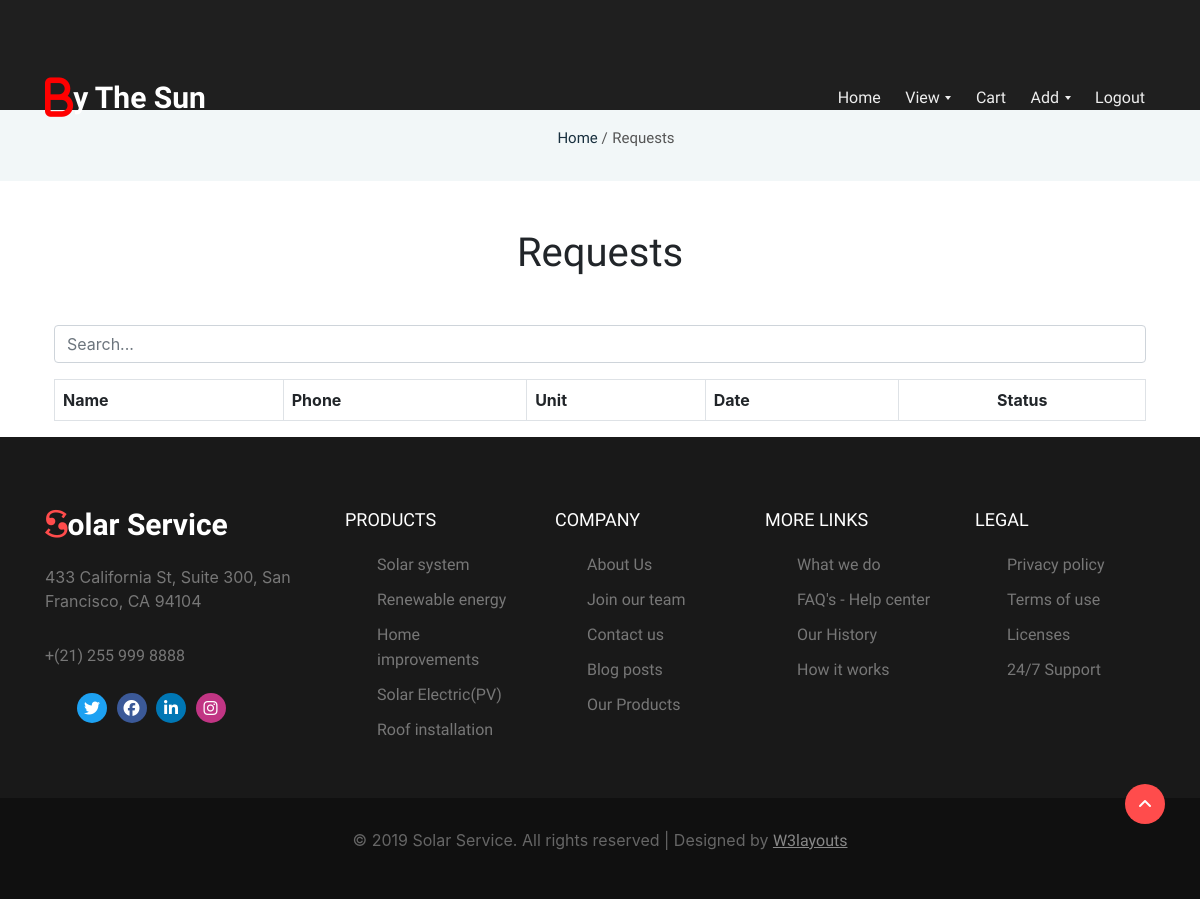
Before: /viewStatus/ with the older database file.
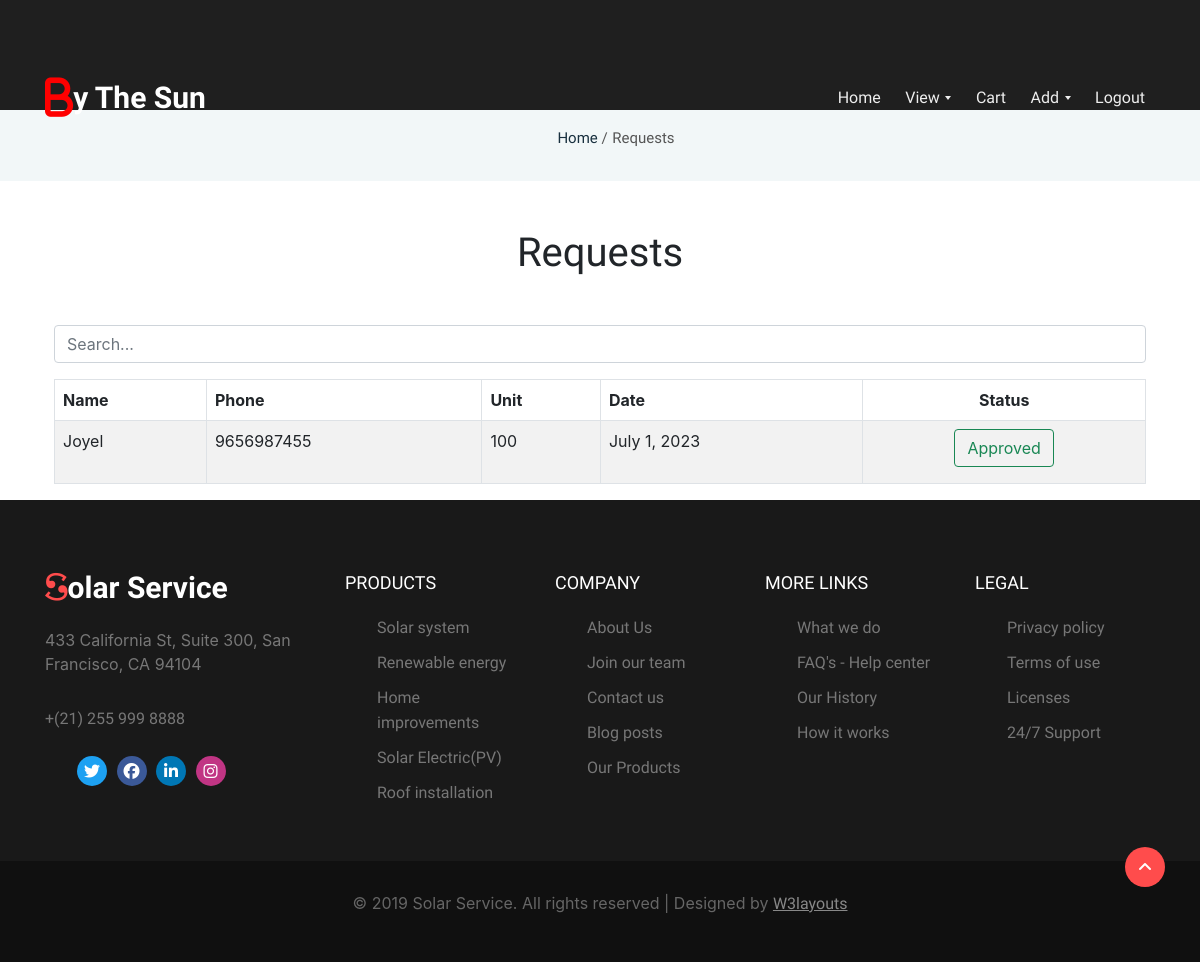
After: the same page with the newer database file.
### app/models.py (models this page shows, shortened)
class SellingRequest(models.Model):
    uid=models.ForeignKey(Customer,on_delete=models.CASCADE)
    unit=models.IntegerField()
    status=models.CharField(max_length=100,default="Pending")
    date=models.DateField(auto_now=True)

class Customer(models.Model):
    name = models.CharField(max_length=100)
    email = models.EmailField(max_length=100)
    phone = models.IntegerField()
    address = models.CharField(max_length=300)
    district = models.CharField(max_length=100)
    loginid = models.ForeignKey(Login, on_delete=models.CASCADE)

### app/views.py (the view)
# urls.py: path('viewStatus/', views.viewStatus),
def viewStatus(request):
    viewData = SellingRequest.objects.all()
    return render(request, "CUSTOMER/viewStatus.html", {"viewData": viewData})

### templates/CUSTOMER/viewStatus.html (shortened to what this page needs)
{% extends "CUSTOMER/customerBase.html" %}
{% block header %}
{% load static %}
<section class="w3l-breadcrumns">
    <div class="wrapper">
        <ul>
            <li><a id="a" href="/customerHome">Home</a> /</li>
            <li>Requests</li>
        </ul>
    </div>
</section>
<link rel="stylesheet" href="https://cdn.jsdelivr.net/npm/bootstrap@5.2.3/dist/css/bootstrap.min.css"
>
<link rel="stylesheet" href="https://stackpath.bootstrapcdn.com/bootstrap/5.0.0/css/bootstrap.min.css">
<body>
    <div class="container">
        <h1 align="center" class="m-5">Requests</h1>
        <input type="text" id="searchInput" class="form-control mb-3" placeholder="Search...">
        <table class="table table-striped table-bordered" border="1">
            <thead>
                <tr>
                    <th>Name</th>
                    <th>Phone</th>
                    <th>Unit</th>
                    <th>Date</th>
                    <th style="text-align: center;">Status</th>
                </tr>
            </thead>
            <tbody id="tableBody">
                {% for i in viewData %}
                <tr id="row{{ forloop.counter }}">
                    <td>{{ i.uid.name }}</td>
                    <td>{{ i.uid.phone }}</td>
                    <td>{{ i.unit }}</td>
                    <td>{{ i.date }}</td>
                    {% if i.status == 'Pending' %}
                    <td style="text-align: center;">
                        <h4 class="btn btn-outline-danger">{{ i.status }}</h4>
                    </td>
                    {% else %}
                    <td style="text-align: center;">
                        <h4 class="btn btn-outline-success">{{ i.status }}</h4>
                    </td>
                    {% endif %}
                </tr>
                {% endfor %}
            </tbody>
        </table>
    </div>
</body>
</html>
{% endblock %}

Changed rows visible on the page:
added SellingRequest: uid.name "Joyel", uid.phone "9656987455", unit "100", date "July 1, 2023", status "Approved"
